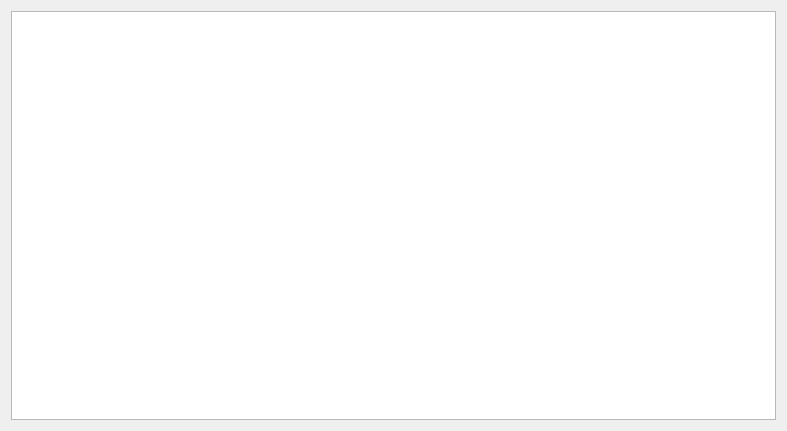
<?xml version="1.0" encoding="UTF-8"?>
<ui version="4.0">
 <class>FindInfoWidget</class>
 <widget class="QWidget" name="FindInfoWidget">
  <property name="geometry">
   <rect>
    <x>0</x>
    <y>0</y>
    <width>787</width>
    <height>431</height>
   </rect>
  </property>
  <property name="windowTitle">
   <string>设备发现</string>
  </property>
  <property name="windowIcon">
   <iconset>
    <normalon>:/Image/find.png</normalon>
   </iconset>
  </property>
  <layout class="QVBoxLayout" name="verticalLayout">
   <item>
    <widget class="QTableWidget" name="findInfoTableWidget"/>
   </item>
  </layout>
 </widget>
 <resources/>
 <connections/>
</ui>
